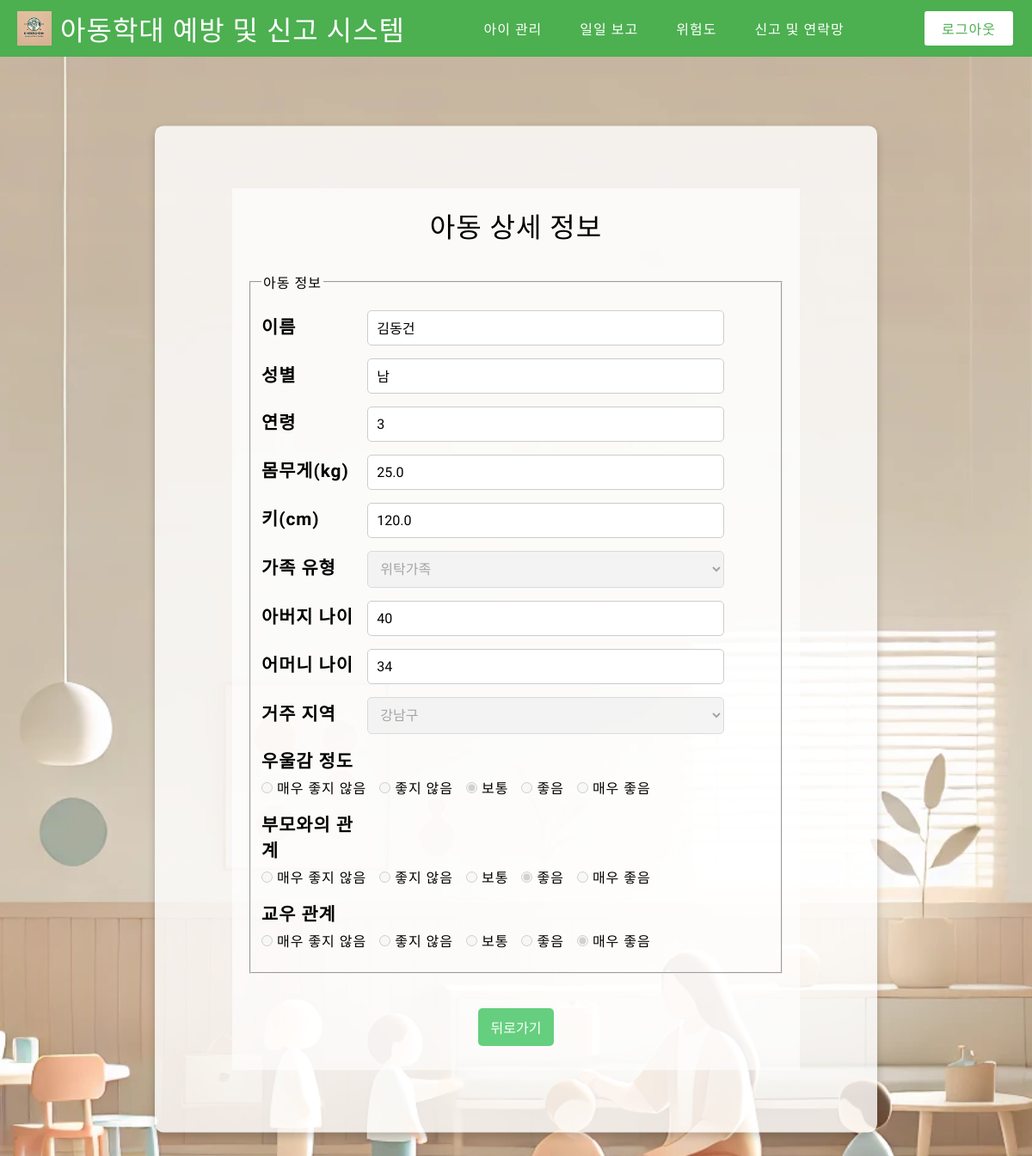
Page /manage_detail/2/ on the committed database.
### students/models.py (models this page shows, shortened)
class Child(models.Model):
    id = models.AutoField(primary_key=True)  # 자동 증가 ID (새로운 primary key)
    teacher_id = models.ForeignKey('accounts.member', on_delete=models.CASCADE, to_field='userid')  # 교사 ID (외래키)
    name = models.CharField(max_length=100)  # 아이 이름
    sex = models.CharField(max_length=10)  # 성별
    age = models.IntegerField()  # 나이
    weight = models.FloatField()  # 몸무게
    height = models.FloatField()  # 키
    family_type = models.CharField(max_length=50)  # 가족 유형
    father_age = models.IntegerField()  # 아버지 나이
    mother_age = models.IntegerField()  # 어머니 나이
    region = models.CharField(max_length=50)  # 거주 지역
    depression = models.CharField(max_length=20)  # 우울감 정도
    parent_relation = models.CharField(max_length=20)  # 부모와의 관계
    friend_relation = models.CharField(max_length=20)  # 교우 관계
    state = models.CharField(max_length=50, default='낮음')

### students/views.py (the view)
# urls.py: path('manage_detail/', views.manage_detail, name='manage_detail'),
def manage_detail(request, child_id):
    child = get_object_or_404(Child, id=child_id)
    return render(request, 'manage_detail.html', {'child': child})

### templates/manage_detail.html (shortened to what this page needs)
{% extends 'base.html' %}
{% load static %}
{% block head %}
<link rel='stylesheet' href="{% static 'css/manage_form.css' %}">
{% endblock %}
{% block content %}
<div class="main-div">
    <div class="board">
        <h1>아동 상세 정보</h1>
        <form method="POST" action="{% url 'manage_detail' child.id %}">
            <fieldset>
                <legend>아동 정보</legend>
                <ul>
                    <li>
                        <label for="name">이름</label>
                        <input type="text" id="name" name="name" value="{{ child.name }}" readonly>
                    </li>
                    <li>
                        <label for="sex">성별</label>
                        <input type="text" id="sex" name="sex" value="{{ child.sex }}" readonly>
                    </li>
                    <li>
                        <label for="age">연령</label>
                        <input type="text" id="age" name="age" value="{{ child.age }}" readonly>
                    </li>
                    <li>
                        <label for="weight">몸무게(kg)</label>
                        <input type="text" id="weight" name="weight" value="{{ child.weight }}" readonly>
                    </li>
                    <li>
                        <label for="height">키(cm)</label>
                        <input type="text" id="height" name="height" value="{{ child.height }}" readonly>
                    </li>
                    <li>
                        <label for="family_type">가족 유형</label>
                        <select id="family_type" name="family_type" disabled>
                            <option value="위탁가족" {% if child.family_type == "위탁가족" %}selected{% endif %}>위탁가족</option>
                        </select>
                    </li>
                    <li>
                        <label for="father_age">아버지 나이</label>
                        <input type="text" id="father_age" name="father_age" value="{{ child.father_age }}" readonly>
                    </li>
                    <li>
                        <label for="mother_age">어머니 나이</label>
                        <input type="text" id="mother_age" name="mother_age" value="{{ child.mother_age }}" readonly>
                    </li>
                    <li>
                        <label for="region">거주 지역</label>
                        <select id="region" name="region" disabled>
                            <option value="강남구" {% if child.region == "강남구" %}selected{% endif %}>강남구</option>
                        </select>
                    </li>
                    <li>
                        <label>우울감 정도</label>
                        <div class="radio-group">
                            <label><input type="radio" name="depression" value="매우 좋지 않음" {% if child.depression == "매우 좋지 않음" %}checked{% endif %} disabled> 매우 좋지 않음</label>
                            <label><input type="radio" name="depression" value="좋지 않음" {% if child.depression == "좋지 않음" %}checked{% endif %} disabled> 좋지 않음</label>
                            <label><input type="radio" name="depression" value="보통" {% if child.depression == "보통" %}checked{% endif %} disabled> 보통</label>
                            <label><input type="radio" name="depression" value="좋음" {% if child.depression == "좋음" %}checked{% endif %} disabled> 좋음</label>
                            <label><input type="radio" name="depression" value="매우 좋음" {% if child.depression == "매우 좋음" %}checked{% endif %} disabled> 매우 좋음</label>
                        </div>
                    </li>
                    <li>
                        <label>부모와의 관계</label>
                        <div class="radio-group">
                            <label><input type="radio" name="parent_relation" value="매우 좋지 않음" {% if child.parent_relation == "매우 좋지 않음" %}checked{% endif %} disabled> 매우 좋지 않음</label>
                            <label><input type="radio" name="parent_relation" value="좋지 않음" {% if child.parent_relation == "좋지 않음" %}checked{% endif %} disabled> 좋지 않음</label>
                            <label><input type="radio" name="parent_relation" value="보통" {% if child.parent_relation == "보통" %}checked{% endif %} disabled> 보통</label>
                            <label><input type="radio" name="parent_relation" value="좋음" {% if child.parent_relation == "좋음" %}checked{% endif %} disabled> 좋음</label>
                            <label><input type="radio" name="parent_relation" value="매우 좋음" {% if child.parent_relation == "매우 좋음" %}checked{% endif %} disabled> 매우 좋음</label>
                        </div>
                    </li>
                    <li>
                        <label>교우 관계</label>
                        <div class="radio-group">
                            <label><input type="radio" name="friend_relation" value="매우 좋지 않음" {% if child.friend_relation == "매우 좋지 않음" %}checked{% endif %} disabled> 매우 좋지 않음</label>
                            <label><input type="radio" name="friend_relation" value="좋지 않음" {% if child.friend_relation == "좋지 않음" %}checked{% endif %} disabled> 좋지 않음</label>
                            <label><input type="radio" name="friend_relation" value="보통" {% if child.friend_relation == "보통" %}checked{% endif %} disabled> 보통</label>
                            <label><input type="radio" name="friend_relation" value="좋음" {% if child.friend_relation == "좋음" %}checked{% endif %} disabled> 좋음</label>
                            <label><input type="radio" name="friend_relation" value="매우 좋음" {% if child.friend_relation == "매우 좋음" %}checked{% endif %} disabled> 매우 좋음</label>
                        </div>
                    </li>
                </ul>
            </fieldset>
            <div class="button-container">
                <a href="{% url 'manage' %}"><button type="button">뒤로가기</button></a>
            </div>
        </form>
    </div>
</div>
{% endblock %}

### static/css/main.css (style rules this page uses)
body { box-sizing: border-box; width: 100vw; height: 100vh; padding: 0; background: no-repeat url("/static/images/background-image.jpg") fixed 100% 100%; background-size: cover; z-index: -1; letter-spacing: 1px; }
* { font-family: "Jua", sans-serif; font-optical-sizing: auto; font-style: normal; font-weight: 300; margin: 0; box-sizing: border-box; }
html { scroll-behavior: smooth; }
.main-div { width: 70vw; height: 80vh; position: absolute; top: 50%; left: 50%; transform: translate(-50%, -50%); background-color: rgba(255, 255, 255, 0.8); display: flex; justify-content: center; align-items: center; border-radius: 10px; box-shadow: 0 4px 10px rgba(0, 0, 0, 0.2); overflow-y: auto; }

### static/css/manage_form.css (style rules this page uses)
.board { position: relative; background-color: #ffffff9f; width: 55vw; height: 70vh; overflow-y: auto; padding: 20px; box-sizing: border-box; }
.board h1 { text-align: center; margin-bottom: 5%; }
fieldset { margin-bottom: 20px; }
.board ul { list-style: none; padding: 0; }
.board ul li { margin: 15px 0; }
label { width: 20%; display: inline-block; font-weight: bold; font-size: 1.3em; }
input[type="text"], select { width: 70%; padding: 10px; font-size: 16px; border: 1px solid #ccc; border-radius: 5px; }
.button-container button { display: inline-block; margin: 20px 0; padding: 10px 15px; font-size: 16px; background-color: #1fbb46af; color: white; border: none; border-radius: 5px; cursor: pointer; transition: background-color 0.3s; }
.radio-group { display: flex; gap: 15px; align-items: center; margin-top: 5px; flex-wrap: wrap; }
.radio-group label { font-size: 1em; font-weight: normal; width: auto; }
.button-container { display: flex; justify-content: center; gap: 20px; }

### rows in the picture
Child: name "김동건", sex "남", age "3", weight "25.0", height "120.0", family_type "위탁가족", father_age "40", mother_age "34", region "강남구", depression "☐ 매우 좋지 않음", depression "☐ 좋지 않음", depression "☑ 보통", depression "☐ 좋음", depression "☐ 매우 좋음", parent_relation "☐ 매우 좋지 않음", parent_relation "☐ 좋지 않음", parent_relation "☐ 보통", parent_relation "☑ 좋음", parent_relation "☐ 매우 좋음", friend_relation "☐ 매우 좋지 않음", friend_relation "☐ 좋지 않음", friend_relation "☐ 보통", friend_relation "☐ 좋음", friend_relation "☑ 매우 좋음"
